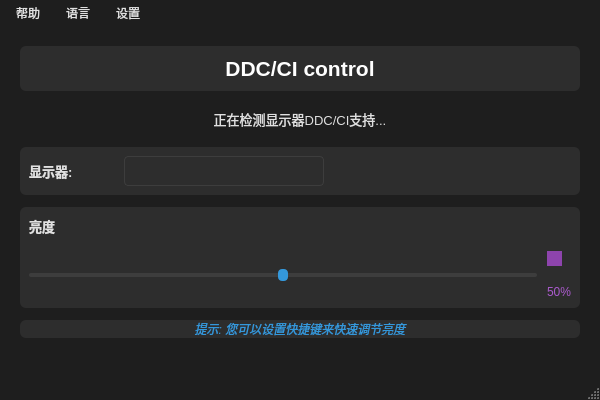
<?xml version="1.0" encoding="UTF-8"?>
<ui version="4.0">
 <class>MainWindow</class>
 <widget class="QMainWindow" name="MainWindow">
  <property name="geometry">
   <rect>
    <x>0</x>
    <y>0</y>
    <width>600</width>
    <height>400</height>
   </rect>
  </property>
  <property name="minimumSize">
   <size>
    <width>500</width>
    <height>350</height>
   </size>
  </property>
  <property name="windowTitle">
   <string>DDC/CI control</string>
  </property>
  <property name="styleSheet">
   <string notr="true">QMainWindow {
    background-color: #1e1e1e;
}
QWidget#centralwidget {
    background-color: #1e1e1e;
}
QFrame {
    background-color: #2d2d2d;
    border-radius: 6px;
    border: none;
}
QLabel {
    color: #e0e0e0;
}
QLabel#labelTitle {
    color: #ffffff;
    padding: 10px;
    font-weight: bold;
}
QLabel#labelStatus {
    background-color: transparent;
    padding: 8px;
    border-radius: 4px;
    color: #e0e0e0;
}
QSlider::handle:horizontal {
    background: #3498db;
    border-radius: 7px;
}
QSlider::groove:horizontal {
    height: 6px;
    background: #3d3d3d;
    border-radius: 3px;
}
QComboBox {
    padding: 5px;
    border: 1px solid #3d3d3d;
    border-radius: 4px;
    background-color: #2d2d2d;
    color: #e0e0e0;
}
QComboBox::drop-down {
    border: none;
}
QComboBox::down-arrow {
    width: 12px;
    height: 12px;
}
QComboBox QAbstractItemView {
    background-color: #2d2d2d;
    color: #e0e0e0;
    selection-background-color: #3498db;
}
QSpinBox {
    padding: 5px;
    border: 1px solid #3d3d3d;
    border-radius: 4px;
    background-color: #2d2d2d;
    color: #e0e0e0;
}
QSpinBox::up-button, QSpinBox::down-button {
    background-color: #3498db;
    border-radius: 2px;
}
QMenuBar {
    background-color: #1e1e1e;
    color: #e0e0e0;
}
QMenuBar::item {
    background-color: transparent;
    padding: 4px 10px;
}
QMenuBar::item:selected {
    background-color: #3498db;
    color: white;
}
QMenu {
    background-color: #2d2d2d;
    color: #e0e0e0;
    border: 1px solid #3d3d3d;
}
QMenu::item:selected {
    background-color: #3498db;
    color: white;
}
QStatusBar {
    background-color: #1e1e1e;
    color: #e0e0e0;
}
</string>
  </property>
  <widget class="QWidget" name="centralwidget">
   <layout class="QVBoxLayout" name="verticalLayout" stretch="0,0,0,1,0,0">
    <property name="spacing">
     <number>12</number>
    </property>
    <property name="leftMargin">
     <number>20</number>
    </property>
    <property name="topMargin">
     <number>20</number>
    </property>
    <property name="rightMargin">
     <number>20</number>
    </property>
    <property name="bottomMargin">
     <number>20</number>
    </property>
    <item>
     <widget class="QLabel" name="labelTitle">
      <property name="font">
       <font>
        <pointsize>16</pointsize>
        <bold>true</bold>
       </font>
      </property>
      <property name="text">
       <string>DDC/CI control</string>
      </property>
      <property name="alignment">
       <set>Qt::AlignmentFlag::AlignCenter</set>
      </property>
     </widget>
    </item>
    <item>
     <widget class="QLabel" name="labelStatus">
      <property name="minimumSize">
       <size>
        <width>0</width>
        <height>30</height>
       </size>
      </property>
      <property name="font">
       <font>
        <pointsize>10</pointsize>
       </font>
      </property>
      <property name="text">
       <string>正在检测显示器DDC/CI支持...</string>
      </property>
      <property name="alignment">
       <set>Qt::AlignmentFlag::AlignCenter</set>
      </property>
     </widget>
    </item>
    <item>
     <widget class="QFrame" name="frameMonitor">
      <property name="frameShape">
       <enum>QFrame::Shape::StyledPanel</enum>
      </property>
      <property name="frameShadow">
       <enum>QFrame::Shadow::Raised</enum>
      </property>
      <layout class="QVBoxLayout" name="verticalLayout_2">
       <property name="spacing">
        <number>15</number>
       </property>
       <item>
        <layout class="QHBoxLayout" name="horizontalLayout_2">
         <item>
          <widget class="QLabel" name="labelMonitorSelect">
           <property name="minimumSize">
            <size>
             <width>80</width>
             <height>0</height>
            </size>
           </property>
           <property name="font">
            <font>
             <pointsize>10</pointsize>
             <bold>true</bold>
            </font>
           </property>
           <property name="text">
            <string>显示器:</string>
           </property>
          </widget>
         </item>
         <item>
          <widget class="QComboBox" name="comboBoxMonitor">
           <property name="enabled">
            <bool>false</bool>
           </property>
           <property name="minimumSize">
            <size>
             <width>200</width>
             <height>30</height>
            </size>
           </property>
          </widget>
         </item>
         <item>
          <spacer name="horizontalSpacer">
           <property name="orientation">
            <enum>Qt::Orientation::Horizontal</enum>
           </property>
           <property name="sizeHint" stdset="0">
            <size>
             <width>40</width>
             <height>20</height>
            </size>
           </property>
          </spacer>
         </item>
        </layout>
       </item>
      </layout>
     </widget>
    </item>
    <item>
     <widget class="QFrame" name="frameBrightness">
      <property name="frameShape">
       <enum>QFrame::Shape::StyledPanel</enum>
      </property>
      <property name="frameShadow">
       <enum>QFrame::Shadow::Raised</enum>
      </property>
      <layout class="QVBoxLayout" name="verticalLayout_3">
       <property name="spacing">
        <number>15</number>
       </property>
       <item>
        <widget class="QLabel" name="labelBrightness">
         <property name="font">
          <font>
           <pointsize>10</pointsize>
           <bold>true</bold>
          </font>
         </property>
         <property name="text">
          <string>亮度</string>
         </property>
         <property name="alignment">
          <set>Qt::AlignmentFlag::AlignLeading|Qt::AlignmentFlag::AlignLeft|Qt::AlignmentFlag::AlignVCenter</set>
         </property>
        </widget>
       </item>
       <item>
        <layout class="QHBoxLayout" name="horizontalLayout">
         <property name="spacing">
          <number>10</number>
         </property>
         <item>
          <widget class="QSlider" name="sliderBrightness">
           <property name="enabled">
            <bool>false</bool>
           </property>
           <property name="minimumSize">
            <size>
             <width>0</width>
             <height>30</height>
            </size>
           </property>
           <property name="styleSheet">
            <string notr="true">QSlider::handle:horizontal {
    background: #3498db;
    border-radius: 4px;
    width: 10px;
    margin-top: -4px;
    margin-bottom: -4px;
}
QSlider::groove:horizontal {
    height: 4px;
    background: #3d3d3d;
    border-radius: 2px;
}</string>
           </property>
           <property name="maximum">
            <number>100</number>
           </property>
           <property name="value">
            <number>50</number>
           </property>
           <property name="orientation">
            <enum>Qt::Orientation::Horizontal</enum>
           </property>
           <property name="tickPosition">
            <enum>QSlider::TickPosition::NoTicks</enum>
           </property>
          </widget>
         </item>
         <item>
          <layout class="QVBoxLayout" name="verticalLayout_4">
           <property name="spacing">
            <number>4</number>
           </property>
           <item>
            <widget class="QFrame" name="frameBrightnessIndicator">
             <property name="minimumSize">
              <size>
               <width>15</width>
               <height>30</height>
              </size>
             </property>
             <property name="maximumSize">
              <size>
               <width>15</width>
               <height>16777215</height>
              </size>
             </property>
             <property name="frameShape">
              <enum>QFrame::Shape::NoFrame</enum>
             </property>
             <property name="frameShadow">
              <enum>QFrame::Shadow::Plain</enum>
             </property>
             <layout class="QVBoxLayout" name="verticalLayout_5">
              <property name="leftMargin">
               <number>0</number>
              </property>
              <property name="topMargin">
               <number>0</number>
              </property>
              <property name="rightMargin">
               <number>0</number>
              </property>
              <property name="bottomMargin">
               <number>0</number>
              </property>
              <item>
               <widget class="QProgressBar" name="progressBarBrightness">
                <property name="enabled">
                 <bool>false</bool>
                </property>
                <property name="minimumSize">
                 <size>
                  <width>15</width>
                  <height>30</height>
                 </size>
                </property>
                <property name="maximumSize">
                 <size>
                  <width>15</width>
                  <height>16777215</height>
                 </size>
                </property>
                <property name="styleSheet">
                 <string notr="true">QProgressBar {
    border: none;
    background-color: transparent;
    margin: 0px;
    padding: 0px;
}

QProgressBar::chunk {
    background-color: #8e44ad;
}</string>
                </property>
                <property name="value">
                 <number>50</number>
                </property>
                <property name="textVisible">
                 <bool>false</bool>
                </property>
                <property name="orientation">
                 <enum>Qt::Orientation::Vertical</enum>
                </property>
                <property name="invertedAppearance">
                 <bool>true</bool>
                </property>
               </widget>
              </item>
             </layout>
            </widget>
           </item>
           <item>
            <widget class="QLabel" name="labelBrightnessPercentage">
             <property name="styleSheet">
              <string notr="true">color: #aa5acc; font-size: 9pt;</string>
             </property>
             <property name="text">
              <string>50%</string>
             </property>
             <property name="alignment">
              <set>Qt::AlignmentFlag::AlignCenter</set>
             </property>
            </widget>
           </item>
          </layout>
         </item>
        </layout>
       </item>
      </layout>
     </widget>
    </item>
    <item>
     <widget class="QLabel" name="labelTip">
      <property name="font">
       <font>
        <italic>true</italic>
       </font>
      </property>
      <property name="styleSheet">
       <string notr="true">color: #3498db;</string>
      </property>
      <property name="text">
       <string>提示: 您可以设置快捷键来快速调节亮度</string>
      </property>
      <property name="alignment">
       <set>Qt::AlignmentFlag::AlignCenter</set>
      </property>
     </widget>
    </item>
    <item>
     <layout class="QHBoxLayout" name="horizontalLayout_3">
      <item>
       <spacer name="horizontalSpacer_2">
        <property name="orientation">
         <enum>Qt::Orientation::Horizontal</enum>
        </property>
        <property name="sizeHint" stdset="0">
         <size>
          <width>40</width>
          <height>20</height>
         </size>
        </property>
       </spacer>
      </item>
     </layout>
    </item>
   </layout>
  </widget>
  <widget class="QMenuBar" name="menubar">
   <property name="geometry">
    <rect>
     <x>0</x>
     <y>0</y>
     <width>600</width>
     <height>23</height>
    </rect>
   </property>
   <widget class="QMenu" name="menuHelp">
    <property name="title">
     <string>帮助</string>
    </property>
    <addaction name="actionAbout"/>
   </widget>
   <widget class="QMenu" name="menuLanguage">
    <property name="title">
     <string>语言</string>
    </property>
    <addaction name="actionChinese"/>
    <addaction name="actionEnglish"/>
   </widget>
   <widget class="QMenu" name="menuSettings">
    <property name="title">
     <string>设置</string>
    </property>
    <addaction name="actionSettings"/>
   </widget>
   <addaction name="menuHelp"/>
   <addaction name="menuLanguage"/>
   <addaction name="menuSettings"/>
  </widget>
  <widget class="QStatusBar" name="statusbar"/>
  <action name="actionAbout">
   <property name="text">
    <string>关于</string>
   </property>
  </action>
  <action name="actionChinese">
   <property name="text">
    <string>中文</string>
   </property>
  </action>
  <action name="actionEnglish">
   <property name="text">
    <string>English</string>
   </property>
  </action>
  <action name="actionSettings">
   <property name="text">
    <string>首选项</string>
   </property>
  </action>
 </widget>
 <resources/>
 <connections/>
</ui>
